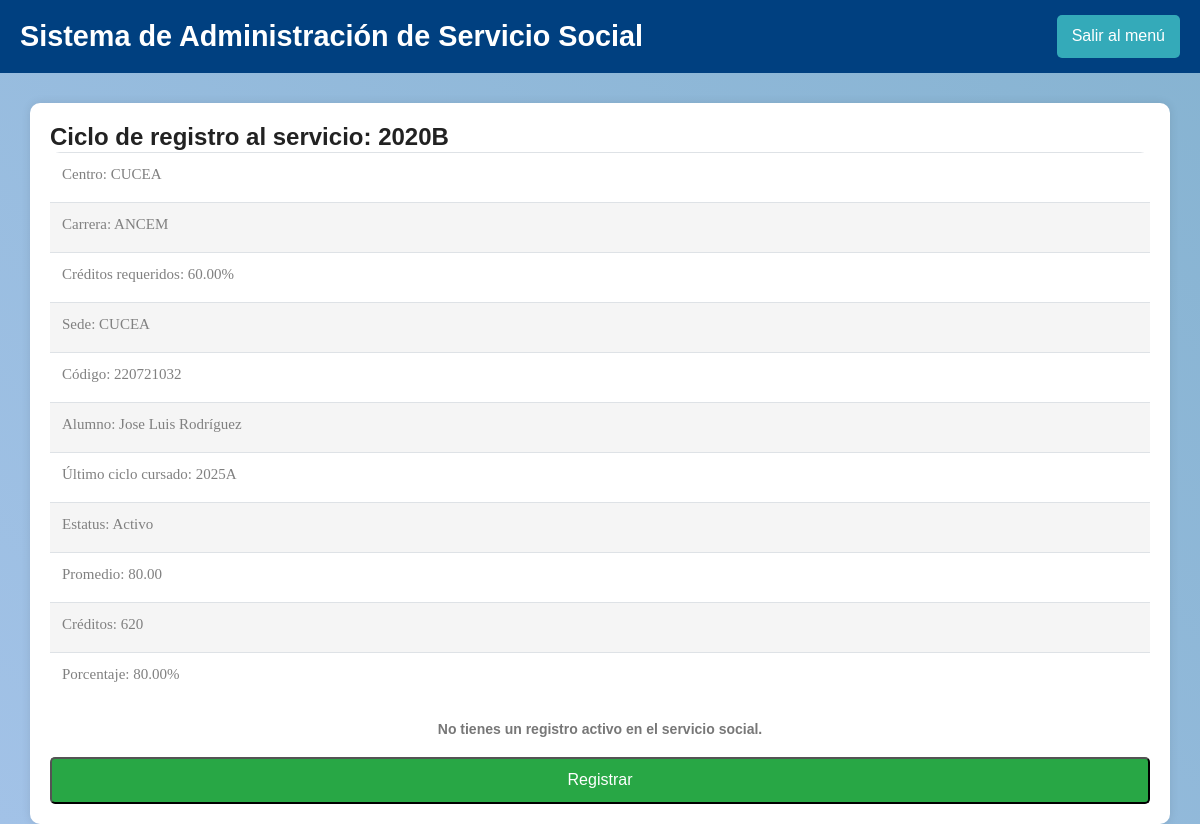
Page /src/registro.php (signed in) on the committed database.
### tables this page shows
CREATE TABLE IF NOT EXISTS `registro` (
  `idRegistro` int NOT NULL AUTO_INCREMENT,
  `Centro` varchar(100) NOT NULL,
  `Carrera` varchar(100) NOT NULL,
  `CreditosRequeridos` decimal(5,2) NOT NULL,
  `Sede` varchar(100) NOT NULL,
  `codigoAlumno` int NOT NULL,
  `Alumno` varchar(100) NOT NULL,
  `CicloAdmision` varchar(10) NOT NULL,
  `UltimoCicloCursado` varchar(10) NOT NULL,
  `Estatus` enum('Activo','Inactivo','Egresado') NOT NULL,
  `Promedio` decimal(4,2) NOT NULL,
  `Creditos` int NOT NULL,
  `Porcentaje` decimal(5,2) NOT NULL,
  `IdUsuario` int NOT NULL,
  `Registro` tinyint(1) NOT NULL DEFAULT '0',
  PRIMARY KEY (`idRegistro`),
  KEY `fk_registro_alumno` (`codigoAlumno`),
  KEY `fk_registro_usuario` (`IdUsuario`)
);

### src/registro.php (the view, shortened to what this page needs)
<?php
$IdUsuario = $_SESSION['id_usuario'];
$conn = OpenCon();
$sql = "SELECT r.Centro, r.Carrera, r.CreditosRequeridos, r.Sede, r.codigoAlumno,
               r.Alumno, r.CicloAdmision, r.UltimoCicloCursado, r.Estatus,
               r.Promedio, r.Creditos, r.Porcentaje, r.Registro
        FROM registro r
        INNER JOIN alumno a ON r.codigoAlumno = a.codigoAlumno
        WHERE a.IdUsuario = ?";
$stmt = $conn->prepare($sql);
$stmt->bind_param("i", $IdUsuario);
$stmt->execute();
$result = $stmt->get_result();
if ($row = $result->fetch_assoc()) {
    $centro = $row['Centro'];
    $carrera = $row['Carrera'];
    $creditosRequeridos = $row['CreditosRequeridos'];
    $sede = $row['Sede'];
    $codigoAlumno = $row['codigoAlumno'];
    $alumno = $row['Alumno'];
    $cicloAdmision = $row['CicloAdmision'];
    $ultimoCiclo = $row['UltimoCicloCursado'];
    $estatus = $row['Estatus'];
    $promedio = $row['Promedio'];
    $creditos = $row['Creditos'];
    $porcentaje = $row['Porcentaje'];
    $registro = $row['Registro'];
} else {
    $centro = $carrera = $creditosRequeridos = $sede = $codigoAlumno =
    $alumno = $cicloAdmision = $ultimoCiclo = $estatus = $promedio =
    $creditos = $porcentaje = $registro = "0";
}
?>
<!DOCTYPE html>
<html lang="es">
<head>
    <link rel="stylesheet" href="../css/bootstrap.css">
    <link rel="stylesheet" href="../css/main.css">
</head>
<body>
    <div class="header">
        <h1>Sistema de Administración de Servicio Social</h1>
        <a href="cart.php" class="logout-button">Salir al menú</a>
    </div>
    <div class="container">
        <h3>Ciclo de registro al servicio: <strong><?php echo htmlspecialchars($cicloAdmision); ?></strong></h3>
        <table class="table">
            <tr><td>Centro: <?php echo htmlspecialchars($centro); ?></td></tr>
            <tr><td>Carrera: <?php echo htmlspecialchars($carrera); ?></td></tr>
            <tr><td>Créditos requeridos: <?php echo htmlspecialchars($creditosRequeridos); ?>%</td></tr>
            <tr><td>Sede: <?php echo htmlspecialchars($sede); ?></td></tr>
            <tr><td>Código: <?php echo htmlspecialchars($codigoAlumno); ?></td></tr>
            <tr><td>Alumno: <?php echo htmlspecialchars($alumno); ?></td></tr>
            <tr><td>Último ciclo cursado: <?php echo htmlspecialchars($ultimoCiclo); ?></td></tr>
            <tr><td>Estatus: <?php echo htmlspecialchars($estatus); ?></td></tr>
            <tr><td>Promedio: <?php echo htmlspecialchars($promedio); ?></td></tr>
            <tr><td>Créditos: <?php echo htmlspecialchars($creditos); ?></td></tr>
            <tr><td>Porcentaje: <?php echo htmlspecialchars($porcentaje); ?>%</td></tr>
        </table>
        <p style="text-align: center; font-weight: bold;">
            <?php
            if (intval($registro) === 1) {
                echo "Ya estás registrado en el servicio social.";
            } else {
                echo "No tienes un registro activo en el servicio social.";
            }
            ?>
        </p>
        <?php if ($porcentaje >= $creditosRequeridos) { ?>
            <?php if (intval($registro) === 1) { ?>
                <form method="POST" action="actualizar_registro.php" onsubmit="return confirm('¿Estás seguro de cancelar tu registro?');">
                    <input type="hidden" name="accion" value="cancelar">
                    <button type="submit" class="action-button cancel-button">Cancelar Registro</button>
                </form>
            <?php } else { ?>
                <form method="POST" action="actualizar_registro.php">
                    <button type="submit" class="action-button register-button">Registrar</button>
                </form>
            <?php } ?>
        <?php } ?>
    </div>
</body>
</html>

### css/main.css (style rules this page uses)
body { color: #777777; font-family: "Poppins", sans-serif; font-size: 14px; font-weight: 300; line-height: 1.625em; position: relative; }
a { -webkit-transition: all 0.3s ease 0s; -moz-transition: all 0.3s ease 0s; -o-transition: all 0.3s ease 0s; transition: all 0.3s ease 0s; }
a, a:focus, a:hover { text-decoration: none; outline: 0; }
h1, h2, h3, h4, h5, h6 { font-family: "Poppins", sans-serif; color: #222222; line-height: 1.2em !important; margin-bottom: 0; margin-top: 0; font-weight: 600; }
h1, .h1 { font-size: 36px; }
h3, .h3 { font-size: 24px; }
td, th { border-radius: 0px; }
h1 { font-size: 36px; }
h3 { font-size: 24px; }
h1, h2, h3, h4, h5, h6 { line-height: 1.5em; }
.header h1 { color: #fff; }
table { border-spacing: 1; border-collapse: collapse; background: white; border-radius: 10px; overflow: hidden; width: 100%; margin: 0 auto; position: relative; }
table * { position: relative; }
table td, table th { padding-left: 8px; }
table tbody tr { height: 50px; }
table tbody tr:last-child { border: 0; }
table td, table th { text-align: left; }
tbody tr:nth-child(even) { background-color: #f5f5f5; }
tbody tr { font-family: OpenSans-Regular; font-size: 15px; color: #808080; line-height: 1.2; font-weight: unset; }

### src/registro.php (style rules this page uses)
body { background: linear-gradient(45deg, #a2c2e7, #86b3d1); font-family: Arial, sans-serif; }
.container { margin-top: 30px; background-color: white; padding: 20px; border-radius: 10px; box-shadow: 0 0 10px rgba(0, 0, 0, 0.1); }
.header { display: flex; justify-content: space-between; align-items: center; background-color: #004080; color: white; padding: 15px 20px; font-family: Arial, sans-serif; }
.header h1 { margin: 0; font-size: 1.8rem; }
.logout-button { background-color:rgb(52, 170, 185); color: white; padding: 10px 15px; text-decoration: none; border-radius: 5px; font-size: 1rem; }
.action-button { display: block; width: 100%; margin-top: 10px; padding: 10px; border-radius: 5px; text-align: center; font-size: 16px; text-decoration: none; color: white; }
.register-button { background-color: #28a745; }

### rows in the picture
registro: CicloAdmision "2020B", Centro "CUCEA", Carrera "ANCEM", CreditosRequeridos "60.00", Sede "CUCEA", codigoAlumno "220721032", Alumno "Jose Luis Rodríguez", UltimoCicloCursado "2025A", Estatus "Activo", Promedio "80.00", Creditos "620", Porcentaje "80.00"
